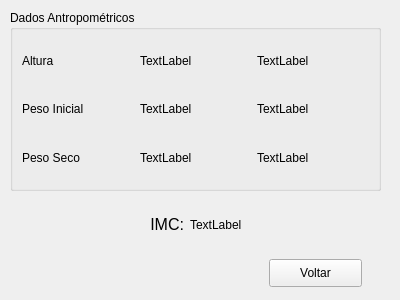
<?xml version="1.0" encoding="UTF-8"?>
<ui version="4.0">
 <class>dadosantropometricos_leitura</class>
 <widget class="QWidget" name="dadosantropometricos_leitura">
  <property name="geometry">
   <rect>
    <x>0</x>
    <y>0</y>
    <width>400</width>
    <height>300</height>
   </rect>
  </property>
  <property name="windowTitle">
   <string>Form</string>
  </property>
  <widget class="QPushButton" name="voltar">
   <property name="geometry">
    <rect>
     <x>269</x>
     <y>259</y>
     <width>93</width>
     <height>28</height>
    </rect>
   </property>
   <property name="text">
    <string>Voltar</string>
   </property>
  </widget>
  <widget class="QGroupBox" name="groupBox">
   <property name="geometry">
    <rect>
     <x>10</x>
     <y>10</y>
     <width>371</width>
     <height>181</height>
    </rect>
   </property>
   <property name="sizePolicy">
    <sizepolicy hsizetype="Preferred" vsizetype="Preferred">
     <horstretch>0</horstretch>
     <verstretch>0</verstretch>
    </sizepolicy>
   </property>
   <property name="title">
    <string>Dados Antropométricos</string>
   </property>
   <layout class="QGridLayout" name="gridLayout">
    <item row="0" column="0">
     <widget class="QLabel" name="label_altura">
      <property name="text">
       <string>Altura</string>
      </property>
     </widget>
    </item>
    <item row="2" column="0">
     <widget class="QLabel" name="label_pesoSeco">
      <property name="text">
       <string>Peso Seco</string>
      </property>
     </widget>
    </item>
    <item row="1" column="0">
     <widget class="QLabel" name="label_pesoInicial">
      <property name="text">
       <string>Peso Inicial</string>
      </property>
     </widget>
    </item>
    <item row="0" column="2">
     <widget class="QLabel" name="altura">
      <property name="text">
       <string>TextLabel</string>
      </property>
     </widget>
    </item>
    <item row="0" column="4">
     <widget class="QLabel" name="altura_data">
      <property name="text">
       <string>TextLabel</string>
      </property>
     </widget>
    </item>
    <item row="1" column="2">
     <widget class="QLabel" name="peso_inicial">
      <property name="text">
       <string>TextLabel</string>
      </property>
     </widget>
    </item>
    <item row="1" column="4">
     <widget class="QLabel" name="peso_incial_data">
      <property name="text">
       <string>TextLabel</string>
      </property>
     </widget>
    </item>
    <item row="2" column="2">
     <widget class="QLabel" name="peso_seco">
      <property name="text">
       <string>TextLabel</string>
      </property>
     </widget>
    </item>
    <item row="2" column="4">
     <widget class="QLabel" name="peso_seco_data">
      <property name="text">
       <string>TextLabel</string>
      </property>
     </widget>
    </item>
   </layout>
  </widget>
  <widget class="QWidget" name="layoutWidget">
   <property name="geometry">
    <rect>
     <x>21</x>
     <y>199</y>
     <width>331</width>
     <height>51</height>
    </rect>
   </property>
   <layout class="QHBoxLayout" name="horizontalLayout_2">
    <item>
     <layout class="QHBoxLayout" name="horizontalLayout">
      <item>
       <widget class="QLabel" name="label_IMC">
        <property name="font">
         <font>
          <pointsize>12</pointsize>
         </font>
        </property>
        <property name="text">
         <string>IMC:</string>
        </property>
        <property name="alignment">
         <set>Qt::AlignRight|Qt::AlignTrailing|Qt::AlignVCenter</set>
        </property>
       </widget>
      </item>
      <item>
       <widget class="QLabel" name="imc">
        <property name="text">
         <string>TextLabel</string>
        </property>
       </widget>
      </item>
     </layout>
    </item>
   </layout>
  </widget>
 </widget>
 <resources/>
 <connections/>
</ui>
